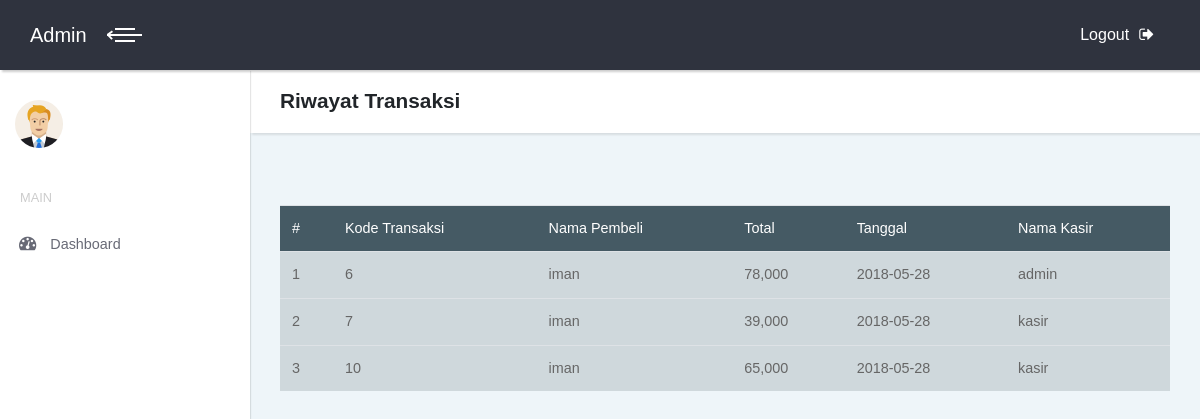
Screenshot of /index.php/riwayat with the database file from the repository.
### tables this page shows
CREATE TABLE `transaksi` (
  `kode_transaksi` int(11) NOT NULL,
  `kode_user` int(11) NOT NULL,
  `nama_pembeli` varchar(100) NOT NULL,
  `total` int(11) NOT NULL,
  `tgl` date NOT NULL
);

CREATE TABLE `user` (
  `kode_user` int(11) NOT NULL,
  `nama_user` varchar(100) NOT NULL,
  `username` varchar(100) NOT NULL,
  `password` varchar(100) NOT NULL,
  `level` varchar(100) NOT NULL
);

### application/controllers/Riwayat.php (called while the page is built, shortened)
<?php
class Riwayat extends CI_Controller {
	public function __construct()
	{
		$this->load->model('M_Riwayat');
	}
	public function index()
	{
		$data['tampil_riwayat']=$this->M_Riwayat->tampil_riwayat();
		$data['konten']="v_riwayat";
		$this->load->view('template', $data, FALSE);
	}
}

### index.php (called while the page is built, shortened)
<?php
require_once BASEPATH.'core/CodeIgniter.php';

### application/models/M_Riwayat.php (called while the page is built, shortened)
<?php
class M_Riwayat extends CI_Model {
	public function tampil_riwayat()
	{
		return $this->db->join('user','user.kode_user = transaksi.kode_user')
						->get('transaksi')
						->result();
	}
}

### application/views/v_riwayat.php (the view)
<header class="page-header">
  <div class="container-fluid">
    <h2 class="no-margin-bottom">Riwayat Transaksi</h2>
  </div>
</header>
<br>
<div class="container-fluid">
	<br><br>
	<div class="row">
		<div class="col-md-12">
			<table class="table" id="example" ui-options=ui-options="{
		        &quot;paging&quot;: {
		          &quot;enabled&quot;: true
		        },
		        &quot;filtering&quot;: {
		          &quot;enabled&quot;: true
		        },
		        &quot;sorting&quot;: {
		          &quot;enabled&quot;: true
		        }}">
				<thead style="background-color: #455A64; color: white">
					<tr>
						<td>#</td>
						<td>Kode Transaksi</td>
						<td>Nama Pembeli</td>
						<td>Total</td>
						<td>Tanggal</td>
						<td>Nama Kasir</td>
					</tr></thead>
					<tbody style="background-color: #CFD8DC;">
					<?php $no=0; foreach ($tampil_riwayat as $riwayat) : $no++;?>
					<tr>
						<td><?=$no?></td>
						<td><?=$riwayat->kode_transaksi?></td>
						<td><?=$riwayat->nama_pembeli?></td>
						<td><?=number_format($riwayat->total)?></td>
						<td><?=$riwayat->tgl?></td>
						<td><?=$riwayat->nama_user?></td>
					</tr>
				<?php endforeach ?>
				</tbody>
			</table>
		</div>
	</div>
</div>

### assets/css/style.default.css (style rules this page uses)
body { overflow-x: hidden; }
.container-fluid { padding: 0 30px; }
header.page-header { padding: 20px 0; }
table { font-size: 0.9em; color: #666; }
.page-header { background: #fff; padding: 20px; -webkit-box-shadow: 2px 2px 2px rgba(0, 0, 0, 0.1); box-shadow: 2px 2px 2px rgba(0, 0, 0, 0.1); position: relative; z-index: 8; }
.no-margin-bottom { margin-bottom: 0 !important; }
body { font-family: "Poppins", sans-serif; font-size: 1rem; font-weight: 400; line-height: 1.5; color: #212529; background-color: #fff; }
h1, h2, h3, h4, h5, h6, .h1, .h2, .h3, .h4, .h5, .h6 { margin-bottom: 0.5rem; font-family: inherit; font-weight: 700; line-height: 1.1; color: inherit; }
h2, .h2 { font-size: 1.3rem; }

### rows the page displays
transaksi: kode_transaksi "6", nama_pembeli "iman", total "78,000", tgl "2018-05-28", kode_user.nama_user "admin"
transaksi: kode_transaksi "7", nama_pembeli "iman", total "39,000", tgl "2018-05-28", kode_user.nama_user "kasir"
transaksi: kode_transaksi "10", nama_pembeli "iman", total "65,000", tgl "2018-05-28", kode_user.nama_user "kasir"
